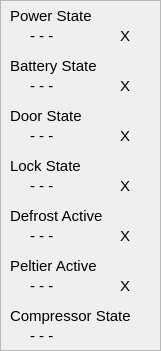
       <widget class="QFrame" name="frame_5">
        <property name="geometry">
         <rect>
          <x>560</x>
          <y>50</y>
          <width>161</width>
          <height>351</height>
         </rect>
        </property>
        <property name="frameShape">
         <enum>QFrame::StyledPanel</enum>
        </property>
        <property name="frameShadow">
         <enum>QFrame::Raised</enum>
        </property>
        <widget class="QLabel" name="device_type_label_15">
         <property name="geometry">
          <rect>
           <x>10</x>
           <y>0</y>
           <width>141</width>
           <height>31</height>
          </rect>
         </property>
         <property name="font">
          <font>
           <pointsize>11</pointsize>
          </font>
         </property>
         <property name="text">
          <string>Power State</string>
         </property>
        </widget>
        <widget class="QLabel" name="label_power_state">
         <property name="geometry">
          <rect>
           <x>30</x>
           <y>20</y>
           <width>131</width>
           <height>31</height>
          </rect>
         </property>
         <property name="font">
          <font>
           <pointsize>11</pointsize>
          </font>
         </property>
         <property name="text">
          <string>- - -</string>
         </property>
        </widget>
        <widget class="QLabel" name="label_door_state">
         <property name="geometry">
          <rect>
           <x>30</x>
           <y>120</y>
           <width>131</width>
           <height>31</height>
          </rect>
         </property>
         <property name="font">
          <font>
           <pointsize>11</pointsize>
          </font>
         </property>
         <property name="text">
          <string>- - -</string>
         </property>
        </widget>
        <widget class="QLabel" name="device_type_label_16">
         <property name="geometry">
          <rect>
           <x>10</x>
           <y>100</y>
           <width>141</width>
           <height>31</height>
          </rect>
         </property>
         <property name="font">
          <font>
           <pointsize>11</pointsize>
          </font>
         </property>
         <property name="text">
          <string>Door State</string>
         </property>
        </widget>
        <widget class="QLabel" name="label_peltier_state">
         <property name="geometry">
          <rect>
           <x>30</x>
           <y>270</y>
           <width>131</width>
           <height>31</height>
          </rect>
         </property>
         <property name="font">
          <font>
           <pointsize>11</pointsize>
          </font>
         </property>
         <property name="text">
          <string>- - -</string>
         </property>
        </widget>
        <widget class="QLabel" name="device_type_label_17">
         <property name="geometry">
          <rect>
           <x>10</x>
           <y>250</y>
           <width>141</width>
           <height>31</height>
          </rect>
         </property>
         <property name="font">
          <font>
           <pointsize>11</pointsize>
          </font>
         </property>
         <property name="text">
          <string>Peltier Active</string>
         </property>
        </widget>
        <widget class="QLabel" name="device_type_label_18">
         <property name="geometry">
          <rect>
           <x>10</x>
           <y>50</y>
           <width>141</width>
           <height>31</height>
          </rect>
         </property>
         <property name="font">
          <font>
           <pointsize>11</pointsize>
          </font>
         </property>
         <property name="text">
          <string>Battery State</string>
         </property>
        </widget>
        <widget class="QLabel" name="label_battery_state">
         <property name="geometry">
          <rect>
           <x>30</x>
           <y>70</y>
           <width>131</width>
           <height>31</height>
          </rect>
         </property>
         <property name="font">
          <font>
           <pointsize>11</pointsize>
          </font>
         </property>
         <property name="text">
          <string>- - -</string>
         </property>
        </widget>
        <widget class="QLabel" name="led_power_state">
         <property name="geometry">
          <rect>
           <x>120</x>
           <y>20</y>
           <width>31</width>
           <height>31</height>
          </rect>
         </property>
         <property name="font">
          <font>
           <pointsize>11</pointsize>
          </font>
         </property>
         <property name="text">
          <string>X</string>
         </property>
        </widget>
        <widget class="QLabel" name="led_battery_state">
         <property name="geometry">
          <rect>
           <x>120</x>
           <y>70</y>
           <width>31</width>
           <height>31</height>
          </rect>
         </property>
         <property name="font">
          <font>
           <pointsize>11</pointsize>
          </font>
         </property>
         <property name="text">
          <string>X</string>
         </property>
        </widget>
        <widget class="QLabel" name="led_door_state">
         <property name="geometry">
          <rect>
           <x>120</x>
           <y>120</y>
           <width>31</width>
           <height>31</height>
          </rect>
         </property>
         <property name="font">
          <font>
           <pointsize>11</pointsize>
          </font>
         </property>
         <property name="text">
          <string>X</string>
         </property>
        </widget>
        <widget class="QLabel" name="led_peltier_active">
         <property name="geometry">
          <rect>
           <x>120</x>
           <y>270</y>
           <width>31</width>
           <height>31</height>
          </rect>
         </property>
         <property name="font">
          <font>
           <pointsize>11</pointsize>
          </font>
         </property>
         <property name="text">
          <string>X</string>
         </property>
        </widget>
        <widget class="QLabel" name="device_type_label_25">
         <property name="geometry">
          <rect>
           <x>10</x>
           <y>150</y>
           <width>141</width>
           <height>31</height>
          </rect>
         </property>
         <property name="font">
          <font>
           <pointsize>11</pointsize>
          </font>
         </property>
         <property name="text">
          <string>Lock State</string>
         </property>
        </widget>
        <widget class="QLabel" name="label_lock_state">
         <property name="geometry">
          <rect>
           <x>30</x>
           <y>170</y>
           <width>131</width>
           <height>31</height>
          </rect>
         </property>
         <property name="font">
          <font>
           <pointsize>11</pointsize>
          </font>
         </property>
         <property name="text">
          <string>- - -</string>
         </property>
        </widget>
        <widget class="QLabel" name="led_lock_state">
         <property name="geometry">
          <rect>
           <x>120</x>
           <y>170</y>
           <width>31</width>
           <height>31</height>
          </rect>
         </property>
         <property name="font">
          <font>
           <pointsize>11</pointsize>
          </font>
         </property>
         <property name="text">
          <string>X</string>
         </property>
        </widget>
        <widget class="QLabel" name="device_type_label_27">
         <property name="geometry">
          <rect>
           <x>10</x>
           <y>200</y>
           <width>141</width>
           <height>31</height>
          </rect>
         </property>
         <property name="font">
          <font>
           <pointsize>11</pointsize>
          </font>
         </property>
         <property name="text">
          <string>Defrost Active</string>
         </property>
        </widget>
        <widget class="QLabel" name="label_defrost_state">
         <property name="geometry">
          <rect>
           <x>30</x>
           <y>220</y>
           <width>131</width>
           <height>31</height>
          </rect>
         </property>
         <property name="font">
          <font>
           <pointsize>11</pointsize>
          </font>
         </property>
         <property name="text">
          <string>- - -</string>
         </property>
        </widget>
        <widget class="QLabel" name="led_defrost_active">
         <property name="geometry">
          <rect>
           <x>120</x>
           <y>220</y>
           <width>31</width>
           <height>31</height>
          </rect>
         </property>
         <property name="font">
          <font>
           <pointsize>11</pointsize>
          </font>
         </property>
         <property name="text">
          <string>X</string>
         </property>
        </widget>
        <widget class="QLabel" name="device_type_label_28">
         <property name="geometry">
          <rect>
           <x>10</x>
           <y>300</y>
           <width>141</width>
           <height>31</height>
          </rect>
         </property>
         <property name="font">
          <font>
           <pointsize>11</pointsize>
          </font>
         </property>
         <property name="text">
          <string>Compressor State</string>
         </property>
        </widget>
        <widget class="QLabel" name="label_compressor_state">
         <property name="geometry">
          <rect>
           <x>30</x>
           <y>320</y>
           <width>131</width>
           <height>31</height>
          </rect>
         </property>
         <property name="font">
          <font>
           <pointsize>11</pointsize>
          </font>
         </property>
         <property name="text">
          <string>- - -</string>
         </property>
        </widget>
       </widget>
